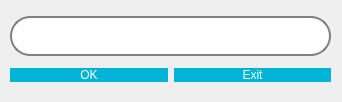
<?xml version="1.0" encoding="UTF-8"?>
<ui version="4.0">
 <class>DlgEditIndication</class>
 <widget class="QDialog" name="DlgEditIndication">
  <property name="geometry">
   <rect>
    <x>0</x>
    <y>0</y>
    <width>342</width>
    <height>102</height>
   </rect>
  </property>
  <property name="palette">
   <palette>
    <active/>
    <inactive/>
    <disabled/>
   </palette>
  </property>
  <property name="windowTitle">
   <string>Edit Indication</string>
  </property>
  <property name="styleSheet">
   <string notr="true">QPushButton {
	background-color: #00b4d8;
	color: white;
	border-radius: 8px;
	font-family: &quot;Readex Pro&quot;;
	font: 12px;
}

QPushButton::hover{
	border: 3px solid #0077b6;
}

QLineEdit {
	border: 2px  solid gray;
	border-radius: 20px;
	padding: 10px;
	font-family:  &quot;Readex Pro&quot;;
	font: 12px;

}</string>
  </property>
  <widget class="QWidget" name="layoutWidget">
   <property name="geometry">
    <rect>
     <x>10</x>
     <y>10</y>
     <width>321</width>
     <height>78</height>
    </rect>
   </property>
   <layout class="QVBoxLayout" name="lytMain">
    <item>
     <widget class="QLineEdit" name="ledIndication"/>
    </item>
    <item>
     <layout class="QHBoxLayout" name="lytButtons">
      <item>
       <widget class="QPushButton" name="btnOk">
        <property name="text">
         <string>OK</string>
        </property>
       </widget>
      </item>
      <item>
       <widget class="QPushButton" name="btnExit">
        <property name="text">
         <string>Exit</string>
        </property>
       </widget>
      </item>
     </layout>
    </item>
   </layout>
  </widget>
 </widget>
 <resources>
  <include location="../resource/resource.qrc"/>
 </resources>
 <connections/>
</ui>
